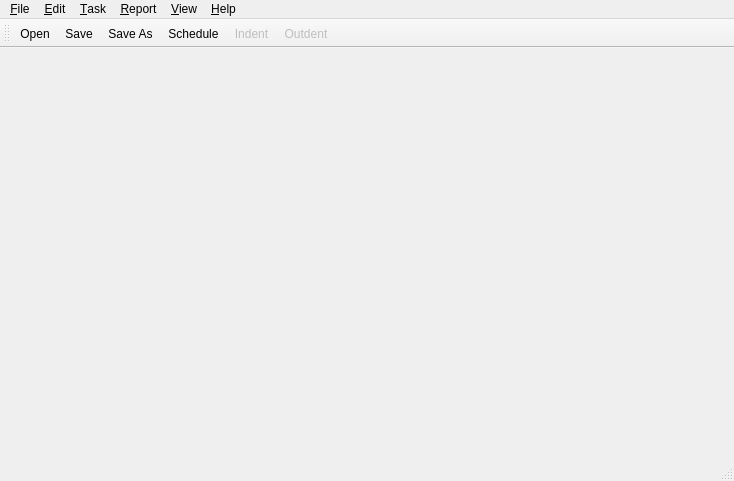
<?xml version="1.0" encoding="UTF-8"?>
<ui version="4.0">
 <class>MainWindow</class>
 <widget class="QMainWindow" name="MainWindow">
  <property name="geometry">
   <rect>
    <x>0</x>
    <y>0</y>
    <width>734</width>
    <height>481</height>
   </rect>
  </property>
  <property name="windowTitle">
   <string>ProjectPlanner</string>
  </property>
  <widget class="QWidget" name="centralWidget">
   <layout class="QHBoxLayout" name="horizontalLayout_5">
    <property name="leftMargin">
     <number>0</number>
    </property>
    <property name="topMargin">
     <number>0</number>
    </property>
    <property name="rightMargin">
     <number>0</number>
    </property>
    <property name="bottomMargin">
     <number>0</number>
    </property>
   </layout>
  </widget>
  <widget class="QMenuBar" name="menuBar">
   <property name="geometry">
    <rect>
     <x>0</x>
     <y>0</y>
     <width>734</width>
     <height>21</height>
    </rect>
   </property>
   <widget class="QMenu" name="menuFile">
    <property name="title">
     <string>&amp;File</string>
    </property>
    <addaction name="actionNew"/>
    <addaction name="actionOpen"/>
    <addaction name="actionSave"/>
    <addaction name="actionSaveAs"/>
    <addaction name="separator"/>
    <addaction name="actionPrintPreview"/>
    <addaction name="actionPrint"/>
    <addaction name="separator"/>
    <addaction name="actionExit"/>
   </widget>
   <widget class="QMenu" name="menuEdit">
    <property name="title">
     <string>&amp;Edit</string>
    </property>
    <addaction name="actionUndo"/>
    <addaction name="actionRedo"/>
    <addaction name="separator"/>
    <addaction name="actionInsert"/>
    <addaction name="separator"/>
    <addaction name="actionCut"/>
    <addaction name="actionCopy"/>
    <addaction name="actionPaste"/>
    <addaction name="actionDelete"/>
    <addaction name="separator"/>
    <addaction name="actionFindReplace"/>
    <addaction name="actionSchedule"/>
   </widget>
   <widget class="QMenu" name="menuHelp">
    <property name="title">
     <string>&amp;Help</string>
    </property>
    <addaction name="actionAboutProjectPlanner"/>
   </widget>
   <widget class="QMenu" name="menuReport">
    <property name="title">
     <string>&amp;Report</string>
    </property>
    <addaction name="actionTBD"/>
   </widget>
   <widget class="QMenu" name="menuView">
    <property name="title">
     <string>&amp;View</string>
    </property>
    <addaction name="actionUndoStackView"/>
    <addaction name="actionNewWindow"/>
    <addaction name="separator"/>
    <addaction name="actionStretchTasks"/>
   </widget>
   <widget class="QMenu" name="menuTask">
    <property name="title">
     <string>&amp;Task</string>
    </property>
    <addaction name="actionIndent"/>
    <addaction name="actionOutdent"/>
   </widget>
   <addaction name="menuFile"/>
   <addaction name="menuEdit"/>
   <addaction name="menuTask"/>
   <addaction name="menuReport"/>
   <addaction name="menuView"/>
   <addaction name="menuHelp"/>
  </widget>
  <widget class="QToolBar" name="mainToolBar">
   <attribute name="toolBarArea">
    <enum>TopToolBarArea</enum>
   </attribute>
   <attribute name="toolBarBreak">
    <bool>false</bool>
   </attribute>
   <addaction name="actionOpen"/>
   <addaction name="actionSave"/>
   <addaction name="actionSaveAs"/>
   <addaction name="actionSchedule"/>
   <addaction name="actionIndent"/>
   <addaction name="actionOutdent"/>
  </widget>
  <widget class="QStatusBar" name="statusBar"/>
  <action name="actionOpen">
   <property name="enabled">
    <bool>true</bool>
   </property>
   <property name="text">
    <string>Open...</string>
   </property>
   <property name="statusTip">
    <string>Open a file containing a plan</string>
   </property>
   <property name="shortcut">
    <string>Ctrl+O</string>
   </property>
  </action>
  <action name="actionNew">
   <property name="enabled">
    <bool>true</bool>
   </property>
   <property name="text">
    <string>New</string>
   </property>
   <property name="statusTip">
    <string>Start a new plan</string>
   </property>
   <property name="shortcut">
    <string>Ctrl+N</string>
   </property>
  </action>
  <action name="actionSave">
   <property name="enabled">
    <bool>true</bool>
   </property>
   <property name="text">
    <string>Save</string>
   </property>
   <property name="statusTip">
    <string>Save plan to current file</string>
   </property>
   <property name="shortcut">
    <string>Ctrl+S</string>
   </property>
  </action>
  <action name="actionSaveAs">
   <property name="enabled">
    <bool>true</bool>
   </property>
   <property name="text">
    <string>Save As...</string>
   </property>
   <property name="statusTip">
    <string>Save plan to new file</string>
   </property>
  </action>
  <action name="actionExit">
   <property name="enabled">
    <bool>true</bool>
   </property>
   <property name="text">
    <string>Exit</string>
   </property>
   <property name="statusTip">
    <string>Exit QPlanner application</string>
   </property>
   <property name="shortcut">
    <string>Ctrl+Q</string>
   </property>
  </action>
  <action name="actionPrintPreview">
   <property name="enabled">
    <bool>true</bool>
   </property>
   <property name="text">
    <string>Print preview...</string>
   </property>
   <property name="statusTip">
    <string>Print preview of plan</string>
   </property>
  </action>
  <action name="actionPrint">
   <property name="enabled">
    <bool>true</bool>
   </property>
   <property name="text">
    <string>Print...</string>
   </property>
   <property name="statusTip">
    <string>Print plan</string>
   </property>
  </action>
  <action name="actionAboutProjectPlanner">
   <property name="enabled">
    <bool>true</bool>
   </property>
   <property name="text">
    <string>About ProjectPlanner...</string>
   </property>
   <property name="statusTip">
    <string>Information about ProjectPlanner</string>
   </property>
  </action>
  <action name="actionRedo">
   <property name="enabled">
    <bool>false</bool>
   </property>
   <property name="text">
    <string>Redo</string>
   </property>
   <property name="statusTip">
    <string>--- replaced by redo action from undostack ---</string>
   </property>
   <property name="shortcut">
    <string>Ctrl+Y</string>
   </property>
  </action>
  <action name="actionUndo">
   <property name="enabled">
    <bool>false</bool>
   </property>
   <property name="text">
    <string>Undo</string>
   </property>
   <property name="statusTip">
    <string>--- replaced by undo action from undostack ---</string>
   </property>
   <property name="shortcut">
    <string>Ctrl+Z</string>
   </property>
  </action>
  <action name="actionCut">
   <property name="enabled">
    <bool>false</bool>
   </property>
   <property name="text">
    <string>Cut</string>
   </property>
   <property name="statusTip">
    <string>Cut selection</string>
   </property>
   <property name="shortcut">
    <string>Ctrl+X</string>
   </property>
  </action>
  <action name="actionCopy">
   <property name="enabled">
    <bool>false</bool>
   </property>
   <property name="text">
    <string>Copy</string>
   </property>
   <property name="statusTip">
    <string>Copy selection</string>
   </property>
   <property name="shortcut">
    <string>Ctrl+C</string>
   </property>
  </action>
  <action name="actionPaste">
   <property name="enabled">
    <bool>false</bool>
   </property>
   <property name="text">
    <string>Paste</string>
   </property>
   <property name="statusTip">
    <string>Paste from clipboard</string>
   </property>
   <property name="shortcut">
    <string>Ctrl+V</string>
   </property>
  </action>
  <action name="actionDelete">
   <property name="enabled">
    <bool>false</bool>
   </property>
   <property name="text">
    <string>Delete</string>
   </property>
   <property name="statusTip">
    <string>Delete selection</string>
   </property>
   <property name="shortcut">
    <string>Del</string>
   </property>
  </action>
  <action name="actionFindReplace">
   <property name="enabled">
    <bool>false</bool>
   </property>
   <property name="text">
    <string>Find/Replace...</string>
   </property>
   <property name="statusTip">
    <string>Find &amp; Replace</string>
   </property>
   <property name="shortcut">
    <string>Ctrl+F</string>
   </property>
  </action>
  <action name="actionInsert">
   <property name="enabled">
    <bool>false</bool>
   </property>
   <property name="text">
    <string>Insert</string>
   </property>
   <property name="statusTip">
    <string>Insert above</string>
   </property>
   <property name="shortcut">
    <string>Ins</string>
   </property>
  </action>
  <action name="actionUndoStackView">
   <property name="checkable">
    <bool>true</bool>
   </property>
   <property name="text">
    <string>Undo Stack...</string>
   </property>
   <property name="toolTip">
    <string>Open/close undo stack view</string>
   </property>
   <property name="statusTip">
    <string>Open/close undo stack view</string>
   </property>
  </action>
  <action name="actionTBD">
   <property name="enabled">
    <bool>false</bool>
   </property>
   <property name="text">
    <string>TBD</string>
   </property>
  </action>
  <action name="actionSchedule">
   <property name="text">
    <string>Schedule</string>
   </property>
   <property name="statusTip">
    <string>Calculate project schedule</string>
   </property>
  </action>
  <action name="actionIndent">
   <property name="enabled">
    <bool>false</bool>
   </property>
   <property name="text">
    <string>Indent</string>
   </property>
   <property name="toolTip">
    <string>Indent task(s)</string>
   </property>
   <property name="statusTip">
    <string>Indent task(s)</string>
   </property>
  </action>
  <action name="actionOutdent">
   <property name="enabled">
    <bool>false</bool>
   </property>
   <property name="text">
    <string>Outdent</string>
   </property>
   <property name="toolTip">
    <string>Outdent task(s)</string>
   </property>
   <property name="statusTip">
    <string>Outdent task(s)</string>
   </property>
  </action>
  <action name="actionStretchTasks">
   <property name="checkable">
    <bool>true</bool>
   </property>
   <property name="checked">
    <bool>true</bool>
   </property>
   <property name="text">
    <string>Stretch tasks</string>
   </property>
   <property name="toolTip">
    <string>Stretch gantt task bars to use full 24h day</string>
   </property>
   <property name="statusTip">
    <string>Stretch gantt task bars to use full 24h day</string>
   </property>
  </action>
  <action name="actionNewWindow">
   <property name="text">
    <string>New window...</string>
   </property>
   <property name="toolTip">
    <string>Open new window</string>
   </property>
   <property name="statusTip">
    <string>Open new window</string>
   </property>
  </action>
 </widget>
 <layoutdefault spacing="6" margin="11"/>
 <resources/>
 <connections>
  <connection>
   <sender>actionUndoStackView</sender>
   <signal>triggered(bool)</signal>
   <receiver>MainWindow</receiver>
   <slot>slotUndoStackView(bool)</slot>
   <hints>
    <hint type="sourcelabel">
     <x>-1</x>
     <y>-1</y>
    </hint>
    <hint type="destinationlabel">
     <x>266</x>
     <y>144</y>
    </hint>
   </hints>
  </connection>
  <connection>
   <sender>actionSchedule</sender>
   <signal>triggered()</signal>
   <receiver>MainWindow</receiver>
   <slot>slotSchedulePlan()</slot>
   <hints>
    <hint type="sourcelabel">
     <x>-1</x>
     <y>-1</y>
    </hint>
    <hint type="destinationlabel">
     <x>266</x>
     <y>144</y>
    </hint>
   </hints>
  </connection>
  <connection>
   <sender>actionIndent</sender>
   <signal>triggered()</signal>
   <receiver>MainWindow</receiver>
   <slot>slotIndent()</slot>
   <hints>
    <hint type="sourcelabel">
     <x>-1</x>
     <y>-1</y>
    </hint>
    <hint type="destinationlabel">
     <x>266</x>
     <y>144</y>
    </hint>
   </hints>
  </connection>
  <connection>
   <sender>actionOutdent</sender>
   <signal>triggered()</signal>
   <receiver>MainWindow</receiver>
   <slot>slotOutdent()</slot>
   <hints>
    <hint type="sourcelabel">
     <x>-1</x>
     <y>-1</y>
    </hint>
    <hint type="destinationlabel">
     <x>266</x>
     <y>144</y>
    </hint>
   </hints>
  </connection>
  <connection>
   <sender>actionStretchTasks</sender>
   <signal>triggered(bool)</signal>
   <receiver>MainWindow</receiver>
   <slot>slotStretchTasks(bool)</slot>
   <hints>
    <hint type="sourcelabel">
     <x>-1</x>
     <y>-1</y>
    </hint>
    <hint type="destinationlabel">
     <x>366</x>
     <y>240</y>
    </hint>
   </hints>
  </connection>
  <connection>
   <sender>actionNew</sender>
   <signal>triggered()</signal>
   <receiver>MainWindow</receiver>
   <slot>slotFileNew()</slot>
   <hints>
    <hint type="sourcelabel">
     <x>-1</x>
     <y>-1</y>
    </hint>
    <hint type="destinationlabel">
     <x>366</x>
     <y>240</y>
    </hint>
   </hints>
  </connection>
  <connection>
   <sender>actionOpen</sender>
   <signal>triggered()</signal>
   <receiver>MainWindow</receiver>
   <slot>slotFileOpen()</slot>
   <hints>
    <hint type="sourcelabel">
     <x>-1</x>
     <y>-1</y>
    </hint>
    <hint type="destinationlabel">
     <x>366</x>
     <y>240</y>
    </hint>
   </hints>
  </connection>
  <connection>
   <sender>actionSave</sender>
   <signal>triggered()</signal>
   <receiver>MainWindow</receiver>
   <slot>slotFileSave()</slot>
   <hints>
    <hint type="sourcelabel">
     <x>-1</x>
     <y>-1</y>
    </hint>
    <hint type="destinationlabel">
     <x>366</x>
     <y>240</y>
    </hint>
   </hints>
  </connection>
  <connection>
   <sender>actionSaveAs</sender>
   <signal>triggered()</signal>
   <receiver>MainWindow</receiver>
   <slot>slotFileSaveAs()</slot>
   <hints>
    <hint type="sourcelabel">
     <x>-1</x>
     <y>-1</y>
    </hint>
    <hint type="destinationlabel">
     <x>366</x>
     <y>240</y>
    </hint>
   </hints>
  </connection>
  <connection>
   <sender>actionPrint</sender>
   <signal>triggered()</signal>
   <receiver>MainWindow</receiver>
   <slot>slotFilePrint()</slot>
   <hints>
    <hint type="sourcelabel">
     <x>-1</x>
     <y>-1</y>
    </hint>
    <hint type="destinationlabel">
     <x>366</x>
     <y>240</y>
    </hint>
   </hints>
  </connection>
  <connection>
   <sender>actionPrintPreview</sender>
   <signal>triggered()</signal>
   <receiver>MainWindow</receiver>
   <slot>slotFilePrintPreview()</slot>
   <hints>
    <hint type="sourcelabel">
     <x>-1</x>
     <y>-1</y>
    </hint>
    <hint type="destinationlabel">
     <x>366</x>
     <y>240</y>
    </hint>
   </hints>
  </connection>
  <connection>
   <sender>actionExit</sender>
   <signal>triggered()</signal>
   <receiver>MainWindow</receiver>
   <slot>slotFileExit()</slot>
   <hints>
    <hint type="sourcelabel">
     <x>-1</x>
     <y>-1</y>
    </hint>
    <hint type="destinationlabel">
     <x>366</x>
     <y>240</y>
    </hint>
   </hints>
  </connection>
  <connection>
   <sender>actionAboutProjectPlanner</sender>
   <signal>triggered()</signal>
   <receiver>MainWindow</receiver>
   <slot>slotAboutQPlanner()</slot>
   <hints>
    <hint type="sourcelabel">
     <x>-1</x>
     <y>-1</y>
    </hint>
    <hint type="destinationlabel">
     <x>366</x>
     <y>240</y>
    </hint>
   </hints>
  </connection>
  <connection>
   <sender>actionNewWindow</sender>
   <signal>triggered()</signal>
   <receiver>MainWindow</receiver>
   <slot>slotNewWindow()</slot>
   <hints>
    <hint type="sourcelabel">
     <x>-1</x>
     <y>-1</y>
    </hint>
    <hint type="destinationlabel">
     <x>366</x>
     <y>240</y>
    </hint>
   </hints>
  </connection>
 </connections>
 <slots>
  <slot>slotUndoStackView(bool)</slot>
  <slot>slotSchedulePlan()</slot>
  <slot>slotIndent()</slot>
  <slot>slotOutdent()</slot>
  <slot>slotStretchTasks(bool)</slot>
  <slot>slotFileNew()</slot>
  <slot>slotFileOpen()</slot>
  <slot>slotFileSave()</slot>
  <slot>slotFileSaveAs()</slot>
  <slot>slotFilePrint()</slot>
  <slot>slotFilePrintPreview()</slot>
  <slot>slotFileExit()</slot>
  <slot>slotAboutQPlanner()</slot>
  <slot>slotNewWindow()</slot>
 </slots>
</ui>
